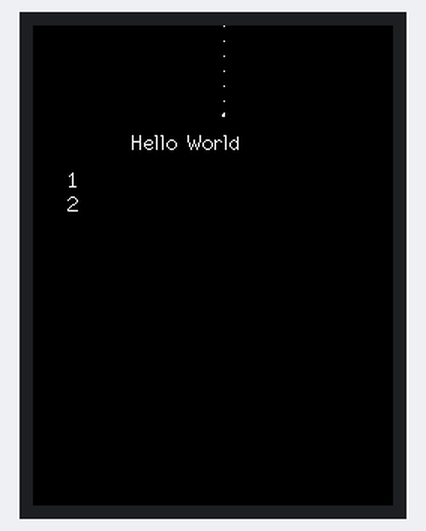
The sketch below on a simulated ESP32. Parts: 240×320 colour display.

Above: at 0.35 s.
At 5.27 s:
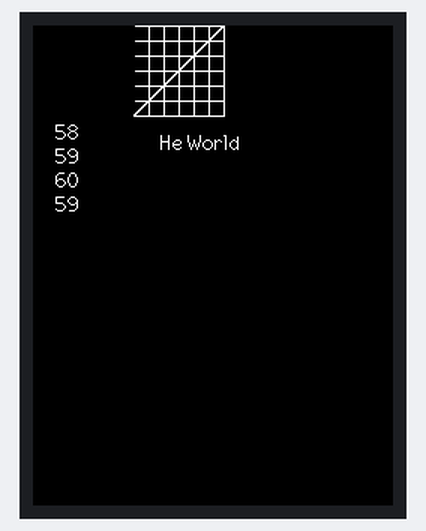
At 10.27 s:
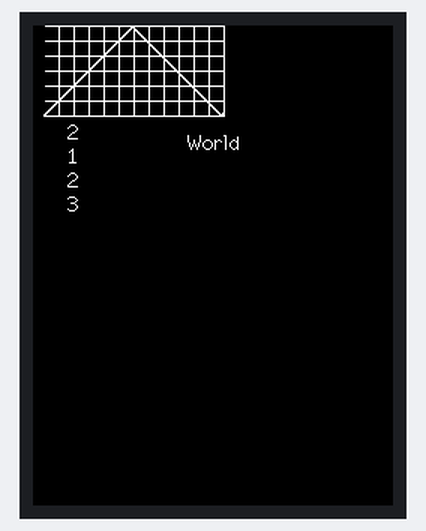
At 20.12 s:
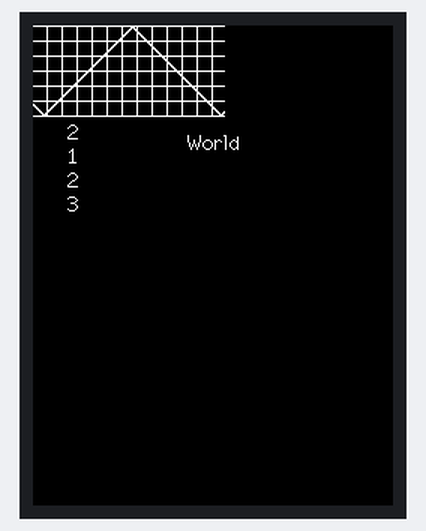
At 30.04 s:
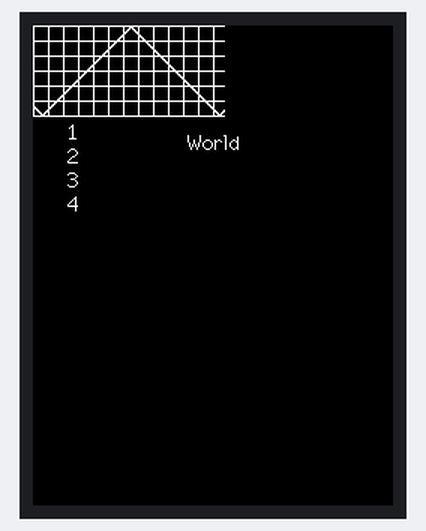
At 39.94 s:
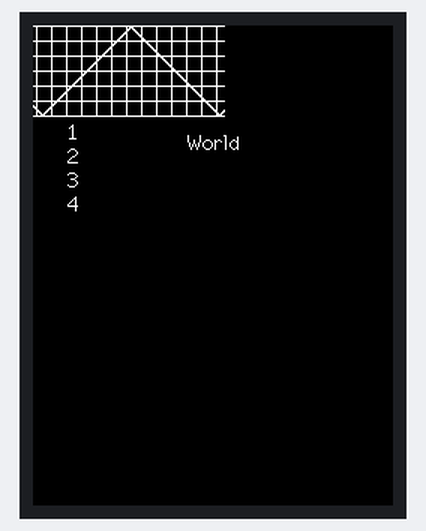

The sketch:

Sprite_scroll_1bit.ino
```cpp
/*
  Sketch to show scrolling of the graphics in sprites.

  This sketch scrolls a 1 bit per pixel (1 bpp) Sprite.

  In a 1 bit Sprite any colour except TFT_BLACK turns a pixel "ON"
  TFT_BLACK turns a pixel "OFF".

  ON and OFF pixels can be set to any two colours before
  rendering to the screen with pushSprite, for example:
  tft.setBitmapColor(ON_COLOR, OFF_COLOR);

  Scrolling moves the pixels in a defined rectangle within
  the Sprite. By default the whole sprite is scrolled.
  The gap left by scrolling is filled with a defined colour.

  Example for library:
  https://github.com/Bodmer/TFT_eSPI

  A Sprite is notionally an invisible graphics screen that is
  kept in the processors RAM. Graphics can be drawn into the
  Sprite just as it can be drawn directly to the screen. Once
  the Sprite is completed it can be plotted onto the screen in
  any position. If there is sufficient RAM then the Sprite can
  be the same size as the screen and used as a frame buffer.

  A 1 bit Sprite occupies (width * height)/8 bytes in RAM.

*/

#include <TFT_eSPI.h>

TFT_eSPI tft = TFT_eSPI();

TFT_eSprite graph1 = TFT_eSprite(&tft); // Sprite object graph1

TFT_eSprite stext1 = TFT_eSprite(&tft); // Sprite object stext1

TFT_eSprite stext2 = TFT_eSprite(&tft); // Sprite object stext2

int graphVal = 1;
int delta = 1;
int grid = 0;
int tcount = 0;

//==========================================================================================
void setup() {
  tft.init();
  tft.fillScreen(TFT_BLACK);

  // Create a sprite for the graph
  graph1.setColorDepth(1);
  graph1.createSprite(128, 61);
  graph1.fillSprite(TFT_BLACK); // Note: Sprite is filled with black when created

  // The scroll area is set to the full sprite size upon creation of the sprite
  // but we can change that by defining a smaller area using "setScrollRect()"if needed
  // parameters are x,y,w,h,color as in drawRect(), the color fills the gap left by scrolling
  //graph1.setScrollRect(64, 0, 64, 61, TFT_BLACK);  // Try this line to change the graph scroll area

  // Create a sprite for the scrolling numbers
  stext1.setColorDepth(1);
  stext1.createSprite(32, 64);
  stext1.fillSprite(TFT_BLACK); // Fill sprite with blue
  stext1.setScrollRect(0, 0, 32, 64, TFT_BLACK);     // here we set scroll gap fill color to blue
  stext1.setTextColor(TFT_WHITE); // White text, no background
  stext1.setTextDatum(BR_DATUM);  // Bottom right coordinate datum

  // Create a sprite for Hello World
  stext2.setColorDepth(1);
  stext2.createSprite(80, 16);
  stext2.fillSprite(TFT_BLACK);
  stext2.setScrollRect(0, 0, 40, 16, TFT_BLACK); // Scroll the "Hello" in the first 40 pixels
  stext2.setTextColor(TFT_WHITE); // White text, no background
}

//==========================================================================================
void loop() {
  // Draw point in graph1 sprite at far right edge (this will scroll left later)
  graph1.drawFastVLine(127,60-graphVal,2,TFT_WHITE); // draw 2 pixel point on graph

  // Draw number in stext1 sprite at 31,63 (bottom right datum set)
  stext1.drawNumber(graphVal, 31, 63, 2); // plot value in font 2

  // Push the sprites onto the TFT at specified coordinates
  tft.setBitmapColor(TFT_WHITE, TFT_BLUE); // Specify the colours of the ON and OFF pixels
  graph1.pushSprite(0, 0);

  tft.setBitmapColor(TFT_GREEN, TFT_BLACK);
  stext1.pushSprite(0, 64);

  tft.setBitmapColor(TFT_BLACK, TFT_YELLOW);
  stext2.pushSprite(60, 70);

  // Change the value to plot
  graphVal+=delta;

  // If the value reaches a limit, then change delta of value
  if (graphVal >= 60)     delta = -1;  // ramp down value
  else if (graphVal <= 1) delta = +1;  // ramp up value

  delay(50); // wait so things do not scroll too fast

  // Now scroll the sprites scroll(dt, dy) where:
  // dx is pixels to scroll, left = negative value, right = positive value
  // dy is pixels to scroll, up = negative value, down = positive value
  graph1.scroll(-1, 0); // scroll graph 1 pixel left, 0 up/down
  stext1.scroll(0,-16); // scroll stext 0 pixels left/right, 16 up
  stext2.scroll(1);     // scroll stext 1 pixel right, up/down default is 0

  // Draw the grid on far right edge of sprite as graph has now moved 1 pixel left
  grid++;
  if (grid >= 10)
  { // Draw a vertical line if we have scrolled 10 times (10 pixels)
    grid = 0;
    graph1.drawFastVLine(127, 0, 61, TFT_WHITE); // draw line on graph
  }
  else
  { // Otherwise draw points spaced 10 pixels for the horizontal grid lines
    for (int p = 0; p <= 60; p += 10) graph1.drawPixel(127, p, TFT_WHITE);
  }

  tcount--;
  if (tcount <=0)
  { // If we have scrolled 40 pixels the redraw text
    tcount = 40;
    stext2.drawString("Hello World", 6, 0, 2); // draw at 6,0 in sprite, font 2
  }

} // Loop back and do it all again
//==========================================================================================
```
